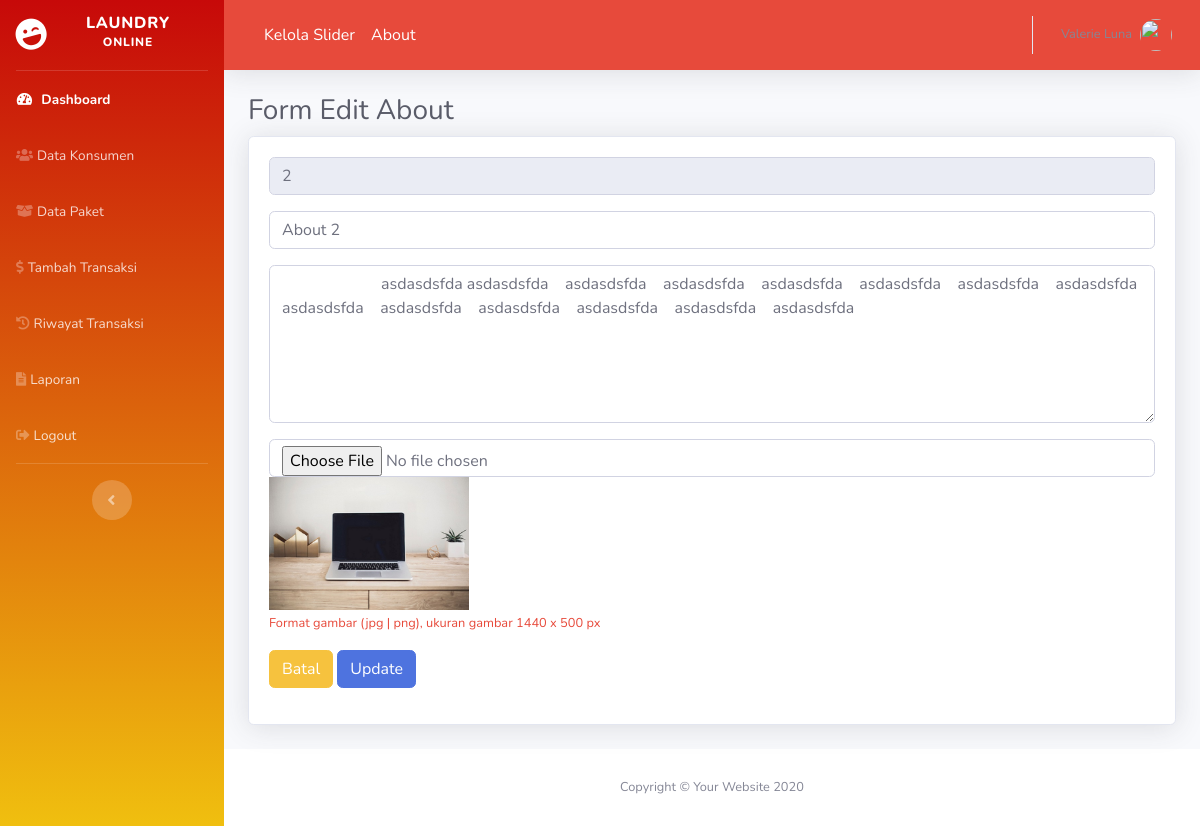
The page /about/edit/2 on the database its author committed.
### tables this page shows
CREATE TABLE `about` (
  `id_about` int(11) NOT NULL,
  `judul_about` varchar(50) NOT NULL,
  `deskripsi_about` text NOT NULL,
  `gambar_about` varchar(100) NOT NULL
);

### application/controllers/About.php (called while the page is built, shortened)
<?php
class About extends CI_Controller {
  public function __construct(){
    $this->load->model('about_model');
  }
  public function edit($id_about){
    $data['content'] = 'backend/about/edit_about';
    $data['title'] = 'Form Edit About';
    $data['about'] = $this->about_model->edit_about($id_about);
    $this->load->view('backend/dashboard', $data);
  }
}

### index.php (called while the page is built, shortened)
<?php
require_once BASEPATH.'core/CodeIgniter.php';

### application/models/About_model.php (called while the page is built, shortened)
<?php
class About_model extends CI_Model {
  public function edit_about($id_about){
    $this->db->where('id_about', $id_about);
    return $this->db->get('about')->row_array();
  }
}

### application/views/backend/about/edit_about.php (the view, shortened to what this page needs)
<!DOCTYPE html>
<html lang="en">
<head>
</head>
<body>
<div class="container-fluid">
  <h1 class="h3 mb-2 text-gray-800"><?= $title; ?></h1>
  <div class="card shadow mb-4">
    <div class="card-body">
      <form method="post" action="<?= base_url('about/update'); ?>" enctype="multipart/form-data">
        <div class="form-group">
          <input type="text" name="id_about" value="<?= $about['id_about'] ?>" class="form-control" readonly>
        </div>
        <div class="form-group">
          <input type="text" name="judul_about" value="<?= $about['judul_about'] ?>" class="form-control">
        </div>
        <div class="form-group">
          <textarea name="deskripsi_about" class="form-control" cols="30" rows="6">
            <?= $about['deskripsi_about']; ?>
          </textarea>
        </div>
        <div class="form-group">
          <input type="file" name="gambar_about" class="form-control">
          <img src="<?= base_url('assets/images/about/').$about['gambar_about'] ?>" alt="" width="200">
          <br>
          <small class="text-danger">Format gambar (jpg | png), ukuran gambar 1440 x 500 px</small>
        </div>
        <div class="form-group">
          <a href="<?= base_url('about') ?>" class="btn btn-warning">Batal</a>
          <button type="submit" class="btn btn-primary">Update</button>
        </div>
      </form>
    </div>
  </div>
</div>
</body>
</html>

### rows shown on the page
about: id_about "2", judul_about "About 2", deskripsi_about "asdasdsfda asdasdsfda asdasdsfda asdasdsfda asdasdsfda asdasdsfda asdasdsfda asdasdsfda asdasdsfda asdasdsfda asdasdsfda asdasdsfda asdasdsfda asdasdsfda", gambar_about (picture)

### other values the page prints
$title "Form Edit About"
